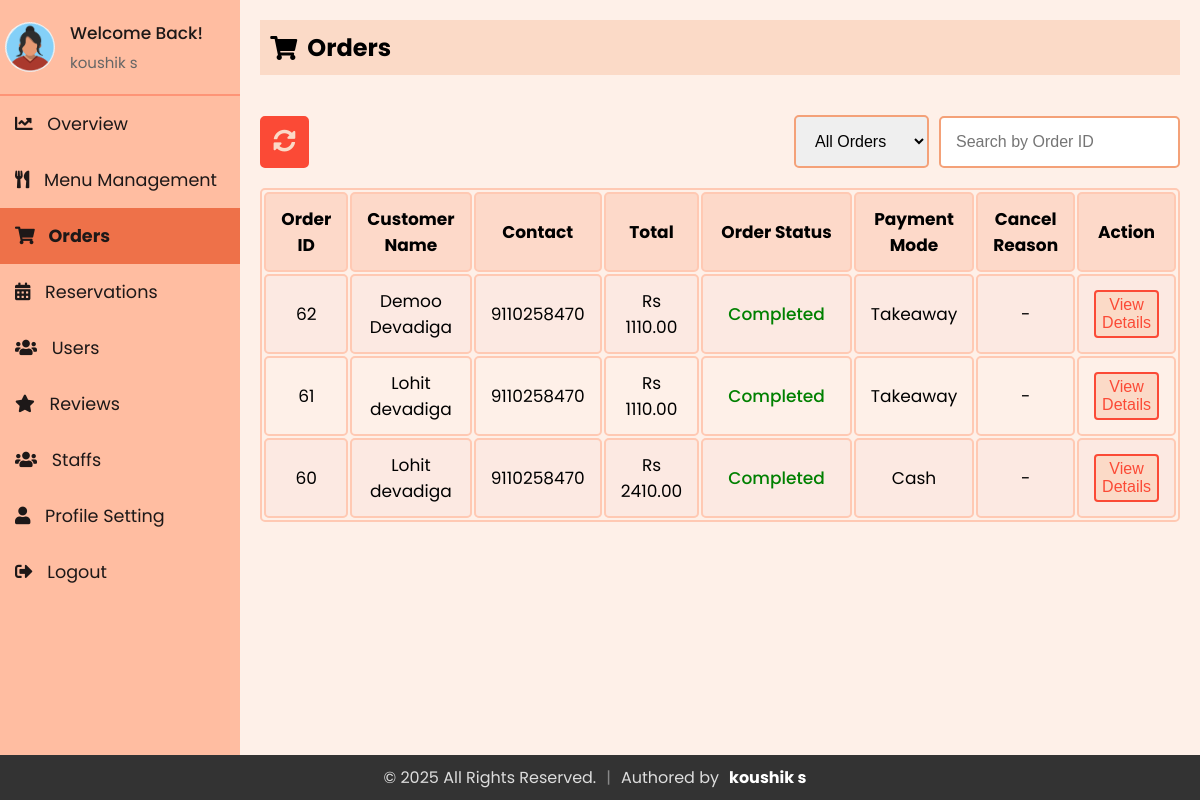
The app's page /Admin/admin_orders.php (signed in) with its own data.
### tables this page shows
CREATE TABLE `staff` (
  `id` int(11) NOT NULL,
  `firstName` varchar(50) NOT NULL,
  `lastName` varchar(50) NOT NULL,
  `email` varchar(100) NOT NULL,
  `contact` varchar(15) DEFAULT NULL,
  `role` enum('superadmin','admin','delivery boy','waiter') NOT NULL,
  `password` varchar(255) NOT NULL,
  `createdAt` timestamp NOT NULL DEFAULT current_timestamp(),
  `updatedAt` timestamp NOT NULL DEFAULT current_timestamp() ON UPDATE current_timestamp(),
  `profile_image` varchar(255) NOT NULL DEFAULT 'default.jpg'
);

CREATE TABLE `orders` (
  `order_id` int(11) NOT NULL,
  `email` varchar(255) NOT NULL,
  `firstName` varchar(255) NOT NULL,
  `lastName` varchar(255) NOT NULL,
  `phone` varchar(10) NOT NULL,
  `address` varchar(200) NOT NULL,
  `pmode` enum('Cash','Card','Takeaway','') NOT NULL DEFAULT 'Cash',
  `payment_status` enum('Pending','Successful','Rejected','') NOT NULL DEFAULT 'Pending',
  `sub_total` decimal(10,2) NOT NULL,
  `grand_total` decimal(10,2) NOT NULL,
  `order_date` timestamp NOT NULL DEFAULT current_timestamp(),
  `order_status` enum('Pending','Completed','Cancelled','Processing','On the way') NOT NULL DEFAULT 'Pending',
  `cancel_reason` varchar(255) DEFAULT NULL,
  `note` varchar(255) NOT NULL
);

### Admin/sidebar.php (called while the page is built, shortened)
<?php
include 'db_connection.php';
$admin_email = isset($_SESSION['email']) ? $_SESSION['email'] : '';
function getAdminInfo($email)
{
  global $conn;
  $stmt = $conn->prepare("SELECT firstName, lastName, email, profile_image FROM staff WHERE email = ?");
  $stmt->bind_param("s", $email);
  $stmt->execute();
  $stmt->bind_result($firstName, $lastName, $email,  $profile_image);
  return [
    'firstName' => $firstName ?: '',
    'lastName' => $lastName ?: '',
    'email' => $email ?: '',
    'profile_image' => $profile_image ?: 'default.jpg'
  ];
}
$admin_info = getAdminInfo($admin_email);
?>

### Admin/admin_orders.php (the view, shortened to what this page needs)
<?php
include 'db_connection.php';
$query = "SELECT order_id, order_date, firstName, lastName, phone, grand_total, order_status, pmode, cancel_reason FROM orders";
$query .= " ORDER BY order_id DESC";
$result = $conn->query($query);
?>
<?php
include 'sidebar.php';
?>
<!DOCTYPE html>
<html lang="en">
<head>
    <link rel="stylesheet" href="https://cdnjs.cloudflare.com/ajax/libs/font-awesome/5.15.3/css/all.min.css">
    <link rel="stylesheet" href="sidebar.css">
    <link rel="stylesheet" href="admin_orders.css">
</head>
<body>
    <div class="sidebar">
    <div class="profile-section">
      <img src="../uploads/<?php echo htmlspecialchars($admin_info['profile_image']); ?>" alt="Profile Picture">
      <div class="info">
        <h3>Welcome Back!</h3>
        <p><?php echo htmlspecialchars($admin_info['firstName']) . ' ' . htmlspecialchars($admin_info['lastName']); ?></p>
      </div>
    </div>
    <ul>
            <li><a href="index.php" ><i class="fas fa-chart-line"></i> Overview</a></li>
            <li><a href="admin_menu.php"><i class="fas fa-utensils"></i> Menu Management</a></li>
            <li><a href="admin_orders.php" class="active"><i class="fas fa-shopping-cart"></i> Orders</a></li>
            <li><a href="reservations.php"><i class="fas fa-calendar-alt"></i> Reservations</a></li>
            <li><a href="users.php"><i class="fas fa-users"></i> Users</a></li>
            <li><a href="reviews.php"><i class="fas fa-star"></i> Reviews</a></li>
            <li><a href="staffs.php" ><i class="fas fa-users"></i> Staffs</a></li>
            <li><a href="profile.php"><i class="fas fa-user"></i> Profile Setting</a></li>
            <li><a href="logout.php"><i class="fas fa-sign-out-alt"></i> Logout</a></li>
        </ul>
    </div>
    <div class="content">
        <div class="header">
            <h2><i class="fas fa-shopping-cart"></i> Orders</h2>
        </div>
        <div class="actions">
            <div>
            <button id="refreshButton" onclick="refreshPage()" title="Refresh">
                <i class="fas fa-sync-alt"></i>
            </button>
            </div>
            <div class="filter-orders">
                <select id="statusFilter" name="statusFilter" onchange="filterByStatus()">
                    <option value="">All Orders</option>
                </select>
                <input type="text" id="searchOrderId" placeholder="Search by Order ID" oninput="searchByOrderId()">
            </div>
        </div>
        <?php
        echo "<table>
                <tr>
                    <th>Order ID</th>
                    <th>Customer Name</th>
                    <th>Contact</th>
                    <th>Total</th>
                    <th>Order Status</th>
                    <th>Payment Mode</th>
                    <th>Cancel Reason</th>
                    <th>Action</th>
                </tr>";
        if ($result && $result->num_rows > 0) {
            while ($row = $result->fetch_assoc()) {
                $statusClass = '';
                switch ($row['order_status']) {
                    case 'Completed':
                        $statusClass = 'status-completed';
                        break;
                }
                echo "<tr>
                    <td>" . $row['order_id'] . "</td>
                    <td>" . $row['firstName'] . " " . $row['lastName'] . "</td>
                    <td>" . $row['phone'] . "</td>
                    <td>" . 'Rs ' . $row['grand_total'] . "</td>
                    <td><span class='status $statusClass'>" . $row['order_status'] . "</span></td>
                    <td>" . $row['pmode'] . "</td>
                    <td>" . ($row['order_status'] == 'Cancelled' ? $row['cancel_reason'] : '-') . "</td>
                    <td><button id='viewbtn' onclick=\"viewDetails(" . $row['order_id'] . ")\">View Details</button></td>
                </tr>";
            }
        } else {
            echo "<tr><td colspan='8' style='text-align: center;'>No Orders Found</td></tr>";
        }
        echo "</table>";
        ?>
    </div>
</body>
</html>

### Admin/sidebar.css (style rules this page uses)
* { margin: 0; padding: 0; box-sizing: border-box; }
body { background: #fef0e8; font-family: "Poppins", sans-serif; display: flex; flex-direction: row; margin: 0; }
.sidebar { width: 250px; background-color: #ffbda1; color: #1d1818; overflow: auto; position: relative; min-height: 100vh; font-size: 1.1rem }
.sidebar ul li a { display: block; padding: 15px; text-decoration: none; color: #1d1818; transition: background-color 0.3s; }
.sidebar ul li a.active { background-color:#ee7149; font-weight: bold; }
.sidebar ul li a i { margin-right: 10px; }
.sidebar ul { list-style-type: none; padding: 0; }
.content { flex: 1; padding: 20px; }
.header { padding: 10px; background-color: #fbdac7; margin-bottom: 20px; display: flex; align-items: center; }
.header h2 { display: flex; align-items: center; }
.header h2 i { margin-right: 10px; }
.profile-section { padding: 20px 5px 20px 5px; display: flex; align-items: center; border-bottom: 2px solid rgba(253, 108, 77, 0.5); }
.profile-section img { width: 50px; height: 50px; border-radius: 50%; margin-right: 15px; }
.profile-section .info { flex-grow: 1; }
.profile-section .info h3 { margin: 0; font-size: 17px; font-weight: 500; }
.profile-section .info p { margin: 5px 0 0; font-size: 15px; color: #666; }
.sidebar ul li a.active { font-weight: bold; }

### Admin/admin_orders.css (style rules this page uses)
* { padding: 0; margin: 0; }
body { background: #fef0e8; font-family: "Poppins", sans-serif; margin: 0; }
.actions { display: flex; align-items: center; justify-content: space-between; margin-bottom: 20px; margin-top: 40px; }
.filter-orders { display: flex; align-items: center; justify-content: center; gap: 10px; }
.content { margin-bottom: 40px; }
.actions select, .actions input { padding: 15px; font-size: 1rem; border-radius: 5px; border: 2px solid #f4a178; cursor: pointer; outline: none; }
button { background-color: #fb4a36; color: white; border: 2px solid #fb4a36; padding: 13px 20px; cursor: pointer; border-radius: 5px; transition: all 0.3s ease; font-size: 1.2rem; }
.sidebar { width: 250px; background-color: #ffbda1; color: #1d1818; overflow: auto; position: relative; min-height: 100vh; }
.sidebar ul li a { display: block; padding: 15px; text-decoration: none; color: #1d1818; transition: background-color 0.3s; }
.sidebar ul li a.active { background-color:#ee7149; }
.status { padding: 5px 10px; border-radius: 5px; color: white; font-weight: 450; }
.status-completed { color: green; }
table { width: 100%; border: 2px solid #ffc9b3; border-radius: 5px; font-size: 17px; text-align: center; cursor: pointer; }
table th, table td { padding: 12px 15px; border: 2px solid #ffc9b3; border-radius: 5px; }
table th { background-color: #fdd9c9; }
table tr:nth-of-type(even) { background-color: #fce9e2; }
.header { padding: 10px; background-color: #fbdac7; margin-bottom: 20px; display: flex; align-items: center; }
#viewbtn { padding: 4px 6px 4px 6px; font-size: 16px; border-radius: 4px; background-color: #fbdac7; color: #fb4a36; border: 2px solid #fb4a36; font-weight: 450; cursor: pointer; outline: none; transition: all 0.3s ease; }
#refreshButton { color: #fbdac7; background-color: #fb4a36; border: 2px solid #fb4a36; cursor: pointer; padding: 11px; font-size: 1.4rem; border-radius: 5px; transition: all 0.3s ease; }

### Admin/admin_orders.php (style rules this page uses)
.content { margin-bottom: 40px; }

### records on screen
staff: profile_image (picture), firstName "koushik", lastName "s"
orders: order_id "62", firstName "Demoo", lastName "Devadiga", phone "9110258470", grand_total "1110.00", order_status "Completed", pmode "Takeaway"
orders: order_id "61", firstName "Lohit", lastName "devadiga", phone "9110258470", grand_total "1110.00", order_status "Completed", pmode "Takeaway"
orders: order_id "60", firstName "Lohit", lastName "devadiga", phone "9110258470", grand_total "2410.00", order_status "Completed", pmode "Cash"
